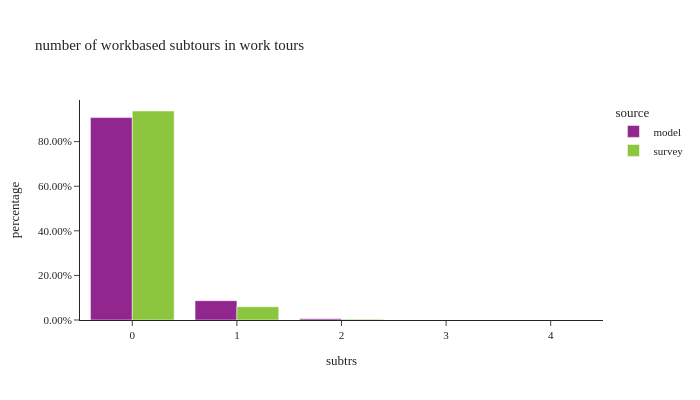

The notebook cell saved with this chart:
### Code cell
test = wk_tour.filter(pl.col('subtrs') != 11)
df_plot = (
    test.group_by(['source', 'subtrs'])
    .agg([
        pl.col('toexpfac').sum().alias('total'),
        pl.col('toexpfac').count().alias('sample_size')
    ])
    .with_columns((pl.col('total') / pl.col('total').sum().over(['source'])).alias('percentage'))
)

fig = px.bar(df_plot.sort(['source']).to_pandas(), x="subtrs", y="percentage", color="source",
             barmode="group", hover_data=['total', 'sample_size'], title="number of workbased subtours in work tours")
fig.update_layout(height=400, width=700, font=dict(size=11),
                  xaxis=dict(dtick=1, categoryorder='category ascending'),
                  yaxis=dict(tickformat=".2%"))
fig.show()

### Figure 1 — Plotly figure (JSON) as saved in the notebook; plotly's stock layout.template omitted (floating-point values rounded to 4 significant figures)
{"data": [{"alignmentgroup": "True", "customdata": [[1419000.0, 1419000.0], [8234.0, 8234.0], [668.0, 668.0], [71.0, 71.0], [135200.0, 135200.0]], "hovertemplate": "source=model<br>subtrs=%{x}<br>percentage=%{y}<br>total=%{customdata[0]}<br>sample_size=%{customdata[1]}<extra></extra>", "legendgroup": "model", "marker": {"color": "#91268F", "pattern": {"shape": ""}}, "name": "model", "offsetgroup": "model", "orientation": "v", "showlegend": true, "textposition": "auto", "type": "bar", "x": [0, 2, 3, 4, 1], "xaxis": "x", "y": [0.9077, 0.005268, 0.0004274, 4.543e-05, 0.08652], "yaxis": "y"}, {"alignmentgroup": "True", "customdata": [[67320.0, 154.0], [1064000.0, 1671.0], [3818.0, 12.0]], "hovertemplate": "source=survey<br>subtrs=%{x}<br>percentage=%{y}<br>total=%{customdata[0]}<br>sample_size=%{customdata[1]}<extra></extra>", "legendgroup": "survey", "marker": {"color": "#8CC63E", "pattern": {"shape": ""}}, "name": "survey", "offsetgroup": "survey", "orientation": "v", "showlegend": true, "textposition": "auto", "type": "bar", "x": [1, 0, 2], "xaxis": "x", "y": [0.0593, 0.9373, 0.003364], "yaxis": "y"}], "layout": {"barmode": "group", "font": {"size": 11}, "height": 400, "legend": {"title": {"text": "source"}, "tracegroupgap": 0}, "title": {"text": "number of workbased subtours in work tours"}, "width": 700, "xaxis": {"anchor": "y", "categoryorder": "category ascending", "domain": [0.0, 1.0], "dtick": 1, "title": {"text": "subtrs"}}, "yaxis": {"anchor": "x", "domain": [0.0, 1.0], "tickformat": ".2%", "title": {"text": "percentage"}}}}
